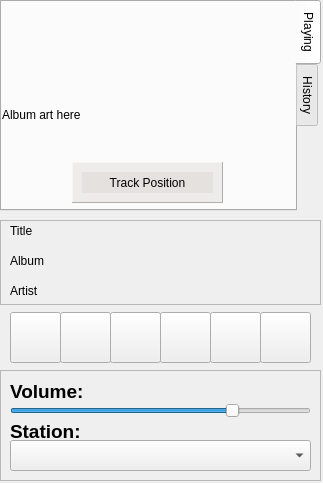
<?xml version="1.0" encoding="UTF-8"?>
<ui version="4.0">
 <class>MainWindow</class>
 <widget class="QMainWindow" name="MainWindow">
  <property name="geometry">
   <rect>
    <x>0</x>
    <y>0</y>
    <width>323</width>
    <height>483</height>
   </rect>
  </property>
  <property name="minimumSize">
   <size>
    <width>323</width>
    <height>483</height>
   </size>
  </property>
  <property name="maximumSize">
   <size>
    <width>323</width>
    <height>483</height>
   </size>
  </property>
  <property name="windowTitle">
   <string>qAndora - Internet Radio</string>
  </property>
  <property name="windowIcon">
   <iconset>
    <normaloff>images/qAndora.png</normaloff>images/qAndora.png</iconset>
  </property>
  <widget class="QWidget" name="centralwidget">
   <widget class="QTabWidget" name="mainWidget">
    <property name="geometry">
     <rect>
      <x>0</x>
      <y>0</y>
      <width>321</width>
      <height>211</height>
     </rect>
    </property>
    <property name="tabPosition">
     <enum>QTabWidget::East</enum>
    </property>
    <property name="currentIndex">
     <number>0</number>
    </property>
    <widget class="QWidget" name="currentTab">
     <attribute name="title">
      <string>Playing</string>
     </attribute>
     <widget class="QLabel" name="albumImage">
      <property name="geometry">
       <rect>
        <x>0</x>
        <y>0</y>
        <width>285</width>
        <height>225</height>
       </rect>
      </property>
      <property name="minimumSize">
       <size>
        <width>285</width>
        <height>225</height>
       </size>
      </property>
      <property name="maximumSize">
       <size>
        <width>0</width>
        <height>0</height>
       </size>
      </property>
      <property name="text">
       <string>Album art here</string>
      </property>
      <property name="scaledContents">
       <bool>true</bool>
      </property>
     </widget>
     <widget class="QFrame" name="positionFrame">
      <property name="geometry">
       <rect>
        <x>70</x>
        <y>160</y>
        <width>151</width>
        <height>41</height>
       </rect>
      </property>
      <property name="palette">
       <palette>
        <active>
         <colorrole role="WindowText">
          <brush brushstyle="SolidPattern">
           <color alpha="255">
            <red>0</red>
            <green>0</green>
            <blue>0</blue>
           </color>
          </brush>
         </colorrole>
         <colorrole role="Button">
          <brush brushstyle="SolidPattern">
           <color alpha="125">
            <red>223</red>
            <green>220</green>
            <blue>217</blue>
           </color>
          </brush>
         </colorrole>
         <colorrole role="Light">
          <brush brushstyle="SolidPattern">
           <color alpha="125">
            <red>255</red>
            <green>255</green>
            <blue>255</blue>
           </color>
          </brush>
         </colorrole>
         <colorrole role="Midlight">
          <brush brushstyle="SolidPattern">
           <color alpha="125">
            <red>239</red>
            <green>237</green>
            <blue>236</blue>
           </color>
          </brush>
         </colorrole>
         <colorrole role="Dark">
          <brush brushstyle="SolidPattern">
           <color alpha="125">
            <red>111</red>
            <green>110</green>
            <blue>108</blue>
           </color>
          </brush>
         </colorrole>
         <colorrole role="Mid">
          <brush brushstyle="SolidPattern">
           <color alpha="125">
            <red>149</red>
            <green>147</green>
            <blue>145</blue>
           </color>
          </brush>
         </colorrole>
         <colorrole role="Text">
          <brush brushstyle="SolidPattern">
           <color alpha="255">
            <red>0</red>
            <green>0</green>
            <blue>0</blue>
           </color>
          </brush>
         </colorrole>
         <colorrole role="BrightText">
          <brush brushstyle="SolidPattern">
           <color alpha="255">
            <red>255</red>
            <green>255</green>
            <blue>255</blue>
           </color>
          </brush>
         </colorrole>
         <colorrole role="ButtonText">
          <brush brushstyle="SolidPattern">
           <color alpha="255">
            <red>0</red>
            <green>0</green>
            <blue>0</blue>
           </color>
          </brush>
         </colorrole>
         <colorrole role="Base">
          <brush brushstyle="SolidPattern">
           <color alpha="255">
            <red>255</red>
            <green>255</green>
            <blue>255</blue>
           </color>
          </brush>
         </colorrole>
         <colorrole role="Window">
          <brush brushstyle="SolidPattern">
           <color alpha="125">
            <red>223</red>
            <green>220</green>
            <blue>217</blue>
           </color>
          </brush>
         </colorrole>
         <colorrole role="Shadow">
          <brush brushstyle="SolidPattern">
           <color alpha="255">
            <red>0</red>
            <green>0</green>
            <blue>0</blue>
           </color>
          </brush>
         </colorrole>
         <colorrole role="AlternateBase">
          <brush brushstyle="SolidPattern">
           <color alpha="190">
            <red>239</red>
            <green>237</green>
            <blue>236</blue>
           </color>
          </brush>
         </colorrole>
         <colorrole role="ToolTipBase">
          <brush brushstyle="SolidPattern">
           <color alpha="255">
            <red>255</red>
            <green>255</green>
            <blue>220</blue>
           </color>
          </brush>
         </colorrole>
         <colorrole role="ToolTipText">
          <brush brushstyle="SolidPattern">
           <color alpha="255">
            <red>0</red>
            <green>0</green>
            <blue>0</blue>
           </color>
          </brush>
         </colorrole>
        </active>
        <inactive>
         <colorrole role="WindowText">
          <brush brushstyle="SolidPattern">
           <color alpha="255">
            <red>0</red>
            <green>0</green>
            <blue>0</blue>
           </color>
          </brush>
         </colorrole>
         <colorrole role="Button">
          <brush brushstyle="SolidPattern">
           <color alpha="125">
            <red>223</red>
            <green>220</green>
            <blue>217</blue>
           </color>
          </brush>
         </colorrole>
         <colorrole role="Light">
          <brush brushstyle="SolidPattern">
           <color alpha="125">
            <red>255</red>
            <green>255</green>
            <blue>255</blue>
           </color>
          </brush>
         </colorrole>
         <colorrole role="Midlight">
          <brush brushstyle="SolidPattern">
           <color alpha="125">
            <red>239</red>
            <green>237</green>
            <blue>236</blue>
           </color>
          </brush>
         </colorrole>
         <colorrole role="Dark">
          <brush brushstyle="SolidPattern">
           <color alpha="125">
            <red>111</red>
            <green>110</green>
            <blue>108</blue>
           </color>
          </brush>
         </colorrole>
         <colorrole role="Mid">
          <brush brushstyle="SolidPattern">
           <color alpha="125">
            <red>149</red>
            <green>147</green>
            <blue>145</blue>
           </color>
          </brush>
         </colorrole>
         <colorrole role="Text">
          <brush brushstyle="SolidPattern">
           <color alpha="255">
            <red>0</red>
            <green>0</green>
            <blue>0</blue>
           </color>
          </brush>
         </colorrole>
         <colorrole role="BrightText">
          <brush brushstyle="SolidPattern">
           <color alpha="255">
            <red>255</red>
            <green>255</green>
            <blue>255</blue>
           </color>
          </brush>
         </colorrole>
         <colorrole role="ButtonText">
          <brush brushstyle="SolidPattern">
           <color alpha="255">
            <red>0</red>
            <green>0</green>
            <blue>0</blue>
           </color>
          </brush>
         </colorrole>
         <colorrole role="Base">
          <brush brushstyle="SolidPattern">
           <color alpha="255">
            <red>255</red>
            <green>255</green>
            <blue>255</blue>
           </color>
          </brush>
         </colorrole>
         <colorrole role="Window">
          <brush brushstyle="SolidPattern">
           <color alpha="125">
            <red>223</red>
            <green>220</green>
            <blue>217</blue>
           </color>
          </brush>
         </colorrole>
         <colorrole role="Shadow">
          <brush brushstyle="SolidPattern">
           <color alpha="255">
            <red>0</red>
            <green>0</green>
            <blue>0</blue>
           </color>
          </brush>
         </colorrole>
         <colorrole role="AlternateBase">
          <brush brushstyle="SolidPattern">
           <color alpha="190">
            <red>239</red>
            <green>237</green>
            <blue>236</blue>
           </color>
          </brush>
         </colorrole>
         <colorrole role="ToolTipBase">
          <brush brushstyle="SolidPattern">
           <color alpha="255">
            <red>255</red>
            <green>255</green>
            <blue>220</blue>
           </color>
          </brush>
         </colorrole>
         <colorrole role="ToolTipText">
          <brush brushstyle="SolidPattern">
           <color alpha="255">
            <red>0</red>
            <green>0</green>
            <blue>0</blue>
           </color>
          </brush>
         </colorrole>
        </inactive>
        <disabled>
         <colorrole role="WindowText">
          <brush brushstyle="SolidPattern">
           <color alpha="125">
            <red>111</red>
            <green>110</green>
            <blue>108</blue>
           </color>
          </brush>
         </colorrole>
         <colorrole role="Button">
          <brush brushstyle="SolidPattern">
           <color alpha="125">
            <red>223</red>
            <green>220</green>
            <blue>217</blue>
           </color>
          </brush>
         </colorrole>
         <colorrole role="Light">
          <brush brushstyle="SolidPattern">
           <color alpha="125">
            <red>255</red>
            <green>255</green>
            <blue>255</blue>
           </color>
          </brush>
         </colorrole>
         <colorrole role="Midlight">
          <brush brushstyle="SolidPattern">
           <color alpha="125">
            <red>239</red>
            <green>237</green>
            <blue>236</blue>
           </color>
          </brush>
         </colorrole>
         <colorrole role="Dark">
          <brush brushstyle="SolidPattern">
           <color alpha="125">
            <red>111</red>
            <green>110</green>
            <blue>108</blue>
           </color>
          </brush>
         </colorrole>
         <colorrole role="Mid">
          <brush brushstyle="SolidPattern">
           <color alpha="125">
            <red>149</red>
            <green>147</green>
            <blue>145</blue>
           </color>
          </brush>
         </colorrole>
         <colorrole role="Text">
          <brush brushstyle="SolidPattern">
           <color alpha="125">
            <red>111</red>
            <green>110</green>
            <blue>108</blue>
           </color>
          </brush>
         </colorrole>
         <colorrole role="BrightText">
          <brush brushstyle="SolidPattern">
           <color alpha="255">
            <red>255</red>
            <green>255</green>
            <blue>255</blue>
           </color>
          </brush>
         </colorrole>
         <colorrole role="ButtonText">
          <brush brushstyle="SolidPattern">
           <color alpha="125">
            <red>111</red>
            <green>110</green>
            <blue>108</blue>
           </color>
          </brush>
         </colorrole>
         <colorrole role="Base">
          <brush brushstyle="SolidPattern">
           <color alpha="125">
            <red>223</red>
            <green>220</green>
            <blue>217</blue>
           </color>
          </brush>
         </colorrole>
         <colorrole role="Window">
          <brush brushstyle="SolidPattern">
           <color alpha="125">
            <red>223</red>
            <green>220</green>
            <blue>217</blue>
           </color>
          </brush>
         </colorrole>
         <colorrole role="Shadow">
          <brush brushstyle="SolidPattern">
           <color alpha="255">
            <red>0</red>
            <green>0</green>
            <blue>0</blue>
           </color>
          </brush>
         </colorrole>
         <colorrole role="AlternateBase">
          <brush brushstyle="SolidPattern">
           <color alpha="125">
            <red>223</red>
            <green>220</green>
            <blue>217</blue>
           </color>
          </brush>
         </colorrole>
         <colorrole role="ToolTipBase">
          <brush brushstyle="SolidPattern">
           <color alpha="255">
            <red>255</red>
            <green>255</green>
            <blue>220</blue>
           </color>
          </brush>
         </colorrole>
         <colorrole role="ToolTipText">
          <brush brushstyle="SolidPattern">
           <color alpha="255">
            <red>0</red>
            <green>0</green>
            <blue>0</blue>
           </color>
          </brush>
         </colorrole>
        </disabled>
       </palette>
      </property>
      <property name="autoFillBackground">
       <bool>true</bool>
      </property>
      <property name="frameShape">
       <enum>QFrame::Panel</enum>
      </property>
      <property name="frameShadow">
       <enum>QFrame::Raised</enum>
      </property>
      <widget class="QLabel" name="positionLabel">
       <property name="geometry">
        <rect>
         <x>10</x>
         <y>10</y>
         <width>131</width>
         <height>21</height>
        </rect>
       </property>
       <property name="palette">
        <palette>
         <active>
          <colorrole role="WindowText">
           <brush brushstyle="SolidPattern">
            <color alpha="255">
             <red>0</red>
             <green>0</green>
             <blue>0</blue>
            </color>
           </brush>
          </colorrole>
          <colorrole role="Button">
           <brush brushstyle="SolidPattern">
            <color alpha="165">
             <red>223</red>
             <green>220</green>
             <blue>217</blue>
            </color>
           </brush>
          </colorrole>
          <colorrole role="Light">
           <brush brushstyle="SolidPattern">
            <color alpha="165">
             <red>255</red>
             <green>255</green>
             <blue>255</blue>
            </color>
           </brush>
          </colorrole>
          <colorrole role="Midlight">
           <brush brushstyle="SolidPattern">
            <color alpha="165">
             <red>239</red>
             <green>237</green>
             <blue>236</blue>
            </color>
           </brush>
          </colorrole>
          <colorrole role="Dark">
           <brush brushstyle="SolidPattern">
            <color alpha="165">
             <red>111</red>
             <green>110</green>
             <blue>108</blue>
            </color>
           </brush>
          </colorrole>
          <colorrole role="Mid">
           <brush brushstyle="SolidPattern">
            <color alpha="165">
             <red>149</red>
             <green>147</green>
             <blue>145</blue>
            </color>
           </brush>
          </colorrole>
          <colorrole role="Text">
           <brush brushstyle="SolidPattern">
            <color alpha="255">
             <red>0</red>
             <green>0</green>
             <blue>0</blue>
            </color>
           </brush>
          </colorrole>
          <colorrole role="BrightText">
           <brush brushstyle="SolidPattern">
            <color alpha="255">
             <red>255</red>
             <green>255</green>
             <blue>255</blue>
            </color>
           </brush>
          </colorrole>
          <colorrole role="ButtonText">
           <brush brushstyle="SolidPattern">
            <color alpha="255">
             <red>0</red>
             <green>0</green>
             <blue>0</blue>
            </color>
           </brush>
          </colorrole>
          <colorrole role="Base">
           <brush brushstyle="SolidPattern">
            <color alpha="255">
             <red>255</red>
             <green>255</green>
             <blue>255</blue>
            </color>
           </brush>
          </colorrole>
          <colorrole role="Window">
           <brush brushstyle="SolidPattern">
            <color alpha="165">
             <red>223</red>
             <green>220</green>
             <blue>217</blue>
            </color>
           </brush>
          </colorrole>
          <colorrole role="Shadow">
           <brush brushstyle="SolidPattern">
            <color alpha="255">
             <red>0</red>
             <green>0</green>
             <blue>0</blue>
            </color>
           </brush>
          </colorrole>
          <colorrole role="AlternateBase">
           <brush brushstyle="SolidPattern">
            <color alpha="210">
             <red>239</red>
             <green>237</green>
             <blue>236</blue>
            </color>
           </brush>
          </colorrole>
          <colorrole role="ToolTipBase">
           <brush brushstyle="SolidPattern">
            <color alpha="255">
             <red>255</red>
             <green>255</green>
             <blue>220</blue>
            </color>
           </brush>
          </colorrole>
          <colorrole role="ToolTipText">
           <brush brushstyle="SolidPattern">
            <color alpha="255">
             <red>0</red>
             <green>0</green>
             <blue>0</blue>
            </color>
           </brush>
          </colorrole>
         </active>
         <inactive>
          <colorrole role="WindowText">
           <brush brushstyle="SolidPattern">
            <color alpha="255">
             <red>0</red>
             <green>0</green>
             <blue>0</blue>
            </color>
           </brush>
          </colorrole>
          <colorrole role="Button">
           <brush brushstyle="SolidPattern">
            <color alpha="165">
             <red>223</red>
             <green>220</green>
             <blue>217</blue>
            </color>
           </brush>
          </colorrole>
          <colorrole role="Light">
           <brush brushstyle="SolidPattern">
            <color alpha="165">
             <red>255</red>
             <green>255</green>
             <blue>255</blue>
            </color>
           </brush>
          </colorrole>
          <colorrole role="Midlight">
           <brush brushstyle="SolidPattern">
            <color alpha="165">
             <red>239</red>
             <green>237</green>
             <blue>236</blue>
            </color>
           </brush>
          </colorrole>
          <colorrole role="Dark">
           <brush brushstyle="SolidPattern">
            <color alpha="165">
             <red>111</red>
             <green>110</green>
             <blue>108</blue>
            </color>
           </brush>
          </colorrole>
          <colorrole role="Mid">
           <brush brushstyle="SolidPattern">
            <color alpha="165">
             <red>149</red>
             <green>147</green>
             <blue>145</blue>
            </color>
           </brush>
          </colorrole>
          <colorrole role="Text">
           <brush brushstyle="SolidPattern">
            <color alpha="255">
             <red>0</red>
             <green>0</green>
             <blue>0</blue>
            </color>
           </brush>
          </colorrole>
          <colorrole role="BrightText">
           <brush brushstyle="SolidPattern">
            <color alpha="255">
             <red>255</red>
             <green>255</green>
             <blue>255</blue>
            </color>
           </brush>
          </colorrole>
          <colorrole role="ButtonText">
           <brush brushstyle="SolidPattern">
            <color alpha="255">
             <red>0</red>
             <green>0</green>
             <blue>0</blue>
            </color>
           </brush>
          </colorrole>
          <colorrole role="Base">
           <brush brushstyle="SolidPattern">
            <color alpha="255">
             <red>255</red>
             <green>255</green>
             <blue>255</blue>
            </color>
           </brush>
          </colorrole>
          <colorrole role="Window">
           <brush brushstyle="SolidPattern">
            <color alpha="165">
             <red>223</red>
             <green>220</green>
             <blue>217</blue>
            </color>
           </brush>
          </colorrole>
          <colorrole role="Shadow">
           <brush brushstyle="SolidPattern">
            <color alpha="255">
             <red>0</red>
             <green>0</green>
             <blue>0</blue>
            </color>
           </brush>
          </colorrole>
          <colorrole role="AlternateBase">
           <brush brushstyle="SolidPattern">
            <color alpha="210">
             <red>239</red>
             <green>237</green>
             <blue>236</blue>
            </color>
           </brush>
          </colorrole>
          <colorrole role="ToolTipBase">
           <brush brushstyle="SolidPattern">
            <color alpha="255">
             <red>255</red>
             <green>255</green>
             <blue>220</blue>
            </color>
           </brush>
          </colorrole>
          <colorrole role="ToolTipText">
           <brush brushstyle="SolidPattern">
            <color alpha="255">
             <red>0</red>
             <green>0</green>
             <blue>0</blue>
            </color>
           </brush>
          </colorrole>
         </inactive>
         <disabled>
          <colorrole role="WindowText">
           <brush brushstyle="SolidPattern">
            <color alpha="165">
             <red>111</red>
             <green>110</green>
             <blue>108</blue>
            </color>
           </brush>
          </colorrole>
          <colorrole role="Button">
           <brush brushstyle="SolidPattern">
            <color alpha="165">
             <red>223</red>
             <green>220</green>
             <blue>217</blue>
            </color>
           </brush>
          </colorrole>
          <colorrole role="Light">
           <brush brushstyle="SolidPattern">
            <color alpha="165">
             <red>255</red>
             <green>255</green>
             <blue>255</blue>
            </color>
           </brush>
          </colorrole>
          <colorrole role="Midlight">
           <brush brushstyle="SolidPattern">
            <color alpha="165">
             <red>239</red>
             <green>237</green>
             <blue>236</blue>
            </color>
           </brush>
          </colorrole>
          <colorrole role="Dark">
           <brush brushstyle="SolidPattern">
            <color alpha="165">
             <red>111</red>
             <green>110</green>
             <blue>108</blue>
            </color>
           </brush>
          </colorrole>
          <colorrole role="Mid">
           <brush brushstyle="SolidPattern">
            <color alpha="165">
             <red>149</red>
             <green>147</green>
             <blue>145</blue>
            </color>
           </brush>
          </colorrole>
          <colorrole role="Text">
           <brush brushstyle="SolidPattern">
            <color alpha="165">
             <red>111</red>
             <green>110</green>
             <blue>108</blue>
            </color>
           </brush>
          </colorrole>
          <colorrole role="BrightText">
           <brush brushstyle="SolidPattern">
            <color alpha="255">
             <red>255</red>
             <green>255</green>
             <blue>255</blue>
            </color>
           </brush>
          </colorrole>
          <colorrole role="ButtonText">
           <brush brushstyle="SolidPattern">
            <color alpha="165">
             <red>111</red>
             <green>110</green>
             <blue>108</blue>
            </color>
           </brush>
          </colorrole>
          <colorrole role="Base">
           <brush brushstyle="SolidPattern">
            <color alpha="165">
             <red>223</red>
             <green>220</green>
             <blue>217</blue>
            </color>
           </brush>
          </colorrole>
          <colorrole role="Window">
           <brush brushstyle="SolidPattern">
            <color alpha="165">
             <red>223</red>
             <green>220</green>
             <blue>217</blue>
            </color>
           </brush>
          </colorrole>
          <colorrole role="Shadow">
           <brush brushstyle="SolidPattern">
            <color alpha="255">
             <red>0</red>
             <green>0</green>
             <blue>0</blue>
            </color>
           </brush>
          </colorrole>
          <colorrole role="AlternateBase">
           <brush brushstyle="SolidPattern">
            <color alpha="165">
             <red>223</red>
             <green>220</green>
             <blue>217</blue>
            </color>
           </brush>
          </colorrole>
          <colorrole role="ToolTipBase">
           <brush brushstyle="SolidPattern">
            <color alpha="255">
             <red>255</red>
             <green>255</green>
             <blue>220</blue>
            </color>
           </brush>
          </colorrole>
          <colorrole role="ToolTipText">
           <brush brushstyle="SolidPattern">
            <color alpha="255">
             <red>0</red>
             <green>0</green>
             <blue>0</blue>
            </color>
           </brush>
          </colorrole>
         </disabled>
        </palette>
       </property>
       <property name="autoFillBackground">
        <bool>true</bool>
       </property>
       <property name="text">
        <string>Track Position</string>
       </property>
       <property name="alignment">
        <set>Qt::AlignCenter</set>
       </property>
      </widget>
     </widget>
    </widget>
    <widget class="QWidget" name="historyTab">
     <attribute name="title">
      <string>History</string>
     </attribute>
     <widget class="QListWidget" name="historyList">
      <property name="geometry">
       <rect>
        <x>0</x>
        <y>0</y>
        <width>285</width>
        <height>225</height>
       </rect>
      </property>
      <property name="minimumSize">
       <size>
        <width>285</width>
        <height>225</height>
       </size>
      </property>
     </widget>
    </widget>
   </widget>
   <widget class="QFrame" name="infoFrame">
    <property name="geometry">
     <rect>
      <x>0</x>
      <y>220</y>
      <width>321</width>
      <height>85</height>
     </rect>
    </property>
    <property name="frameShape">
     <enum>QFrame::StyledPanel</enum>
    </property>
    <property name="frameShadow">
     <enum>QFrame::Raised</enum>
    </property>
    <widget class="QLabel" name="titleLabel">
     <property name="geometry">
      <rect>
       <x>10</x>
       <y>0</y>
       <width>301</width>
       <height>22</height>
      </rect>
     </property>
     <property name="text">
      <string>Title</string>
     </property>
     <property name="wordWrap">
      <bool>true</bool>
     </property>
     <property name="indent">
      <number>-1</number>
     </property>
     <property name="openExternalLinks">
      <bool>true</bool>
     </property>
    </widget>
    <widget class="QLabel" name="albumLabel">
     <property name="geometry">
      <rect>
       <x>10</x>
       <y>30</y>
       <width>301</width>
       <height>22</height>
      </rect>
     </property>
     <property name="text">
      <string>Album</string>
     </property>
     <property name="wordWrap">
      <bool>true</bool>
     </property>
     <property name="indent">
      <number>-1</number>
     </property>
     <property name="openExternalLinks">
      <bool>true</bool>
     </property>
    </widget>
    <widget class="QLabel" name="artistLabel">
     <property name="geometry">
      <rect>
       <x>10</x>
       <y>60</y>
       <width>271</width>
       <height>22</height>
      </rect>
     </property>
     <property name="text">
      <string>Artist</string>
     </property>
     <property name="openExternalLinks">
      <bool>true</bool>
     </property>
    </widget>
   </widget>
   <widget class="QPushButton" name="loveButton">
    <property name="geometry">
     <rect>
      <x>110</x>
      <y>312</y>
      <width>51</width>
      <height>51</height>
     </rect>
    </property>
    <property name="toolTip">
     <string>Favorite Song</string>
    </property>
    <property name="text">
     <string/>
    </property>
    <property name="icon">
     <iconset>
      <normaloff>images/favorite.png</normaloff>images/favorite.png</iconset>
    </property>
    <property name="iconSize">
     <size>
      <width>24</width>
      <height>24</height>
     </size>
    </property>
   </widget>
   <widget class="QPushButton" name="tiredButton">
    <property name="geometry">
     <rect>
      <x>210</x>
      <y>312</y>
      <width>51</width>
      <height>51</height>
     </rect>
    </property>
    <property name="toolTip">
     <string>Set song to tired</string>
    </property>
    <property name="text">
     <string/>
    </property>
    <property name="icon">
     <iconset>
      <normaloff>images/tired.png</normaloff>images/tired.png</iconset>
    </property>
    <property name="iconSize">
     <size>
      <width>24</width>
      <height>24</height>
     </size>
    </property>
   </widget>
   <widget class="QPushButton" name="banButton">
    <property name="geometry">
     <rect>
      <x>160</x>
      <y>312</y>
      <width>51</width>
      <height>51</height>
     </rect>
    </property>
    <property name="toolTip">
     <string>Ban song</string>
    </property>
    <property name="text">
     <string/>
    </property>
    <property name="icon">
     <iconset>
      <normaloff>images/ban.png</normaloff>images/ban.png</iconset>
    </property>
    <property name="iconSize">
     <size>
      <width>24</width>
      <height>24</height>
     </size>
    </property>
   </widget>
   <widget class="QPushButton" name="playPauseButton">
    <property name="geometry">
     <rect>
      <x>10</x>
      <y>312</y>
      <width>51</width>
      <height>51</height>
     </rect>
    </property>
    <property name="toolTip">
     <string>Pause Song</string>
    </property>
    <property name="text">
     <string/>
    </property>
    <property name="icon">
     <iconset>
      <normaloff>images/pause.png</normaloff>images/pause.png</iconset>
    </property>
    <property name="iconSize">
     <size>
      <width>24</width>
      <height>24</height>
     </size>
    </property>
   </widget>
   <widget class="QPushButton" name="skipButton">
    <property name="geometry">
     <rect>
      <x>60</x>
      <y>312</y>
      <width>51</width>
      <height>51</height>
     </rect>
    </property>
    <property name="toolTip">
     <string>Skip Song</string>
    </property>
    <property name="text">
     <string/>
    </property>
    <property name="icon">
     <iconset>
      <normaloff>images/skip.png</normaloff>images/skip.png</iconset>
    </property>
    <property name="iconSize">
     <size>
      <width>24</width>
      <height>24</height>
     </size>
    </property>
   </widget>
   <widget class="QPushButton" name="settingsButton">
    <property name="geometry">
     <rect>
      <x>260</x>
      <y>312</y>
      <width>51</width>
      <height>51</height>
     </rect>
    </property>
    <property name="toolTip">
     <string>Preferences</string>
    </property>
    <property name="text">
     <string/>
    </property>
    <property name="icon">
     <iconset>
      <normaloff>images/settings.png</normaloff>images/settings.png</iconset>
    </property>
    <property name="iconSize">
     <size>
      <width>24</width>
      <height>24</height>
     </size>
    </property>
   </widget>
   <widget class="QFrame" name="lowerFrame">
    <property name="geometry">
     <rect>
      <x>0</x>
      <y>370</y>
      <width>321</width>
      <height>111</height>
     </rect>
    </property>
    <property name="frameShape">
     <enum>QFrame::StyledPanel</enum>
    </property>
    <property name="frameShadow">
     <enum>QFrame::Raised</enum>
    </property>
    <widget class="QSlider" name="volumeSlider">
     <property name="geometry">
      <rect>
       <x>10</x>
       <y>20</y>
       <width>301</width>
       <height>41</height>
      </rect>
     </property>
     <property name="toolTip">
      <string>Adjust Volume</string>
     </property>
     <property name="maximum">
      <number>100</number>
     </property>
     <property name="value">
      <number>75</number>
     </property>
     <property name="orientation">
      <enum>Qt::Horizontal</enum>
     </property>
    </widget>
    <widget class="QComboBox" name="stationBox">
     <property name="geometry">
      <rect>
       <x>10</x>
       <y>70</y>
       <width>301</width>
       <height>31</height>
      </rect>
     </property>
     <property name="font">
      <font>
       <pointsize>14</pointsize>
      </font>
     </property>
    </widget>
    <widget class="QLabel" name="volumeLabel">
     <property name="geometry">
      <rect>
       <x>10</x>
       <y>10</y>
       <width>77</width>
       <height>21</height>
      </rect>
     </property>
     <property name="text">
      <string>&lt;html&gt;&lt;head/&gt;&lt;body&gt;&lt;p&gt;&lt;span style=&quot; font-size:14pt; font-weight:600;&quot;&gt;Volume:&lt;/span&gt;&lt;/p&gt;&lt;/body&gt;&lt;/html&gt;</string>
     </property>
     <property name="textFormat">
      <enum>Qt::AutoText</enum>
     </property>
    </widget>
    <widget class="QLabel" name="stationLabel">
     <property name="geometry">
      <rect>
       <x>10</x>
       <y>50</y>
       <width>77</width>
       <height>21</height>
      </rect>
     </property>
     <property name="text">
      <string>&lt;html&gt;&lt;head/&gt;&lt;body&gt;&lt;p&gt;&lt;span style=&quot; font-size:14pt; font-weight:600;&quot;&gt;Station:&lt;/span&gt;&lt;/p&gt;&lt;/body&gt;&lt;/html&gt;</string>
     </property>
    </widget>
   </widget>
  </widget>
 </widget>
 <resources/>
 <connections/>
</ui>
